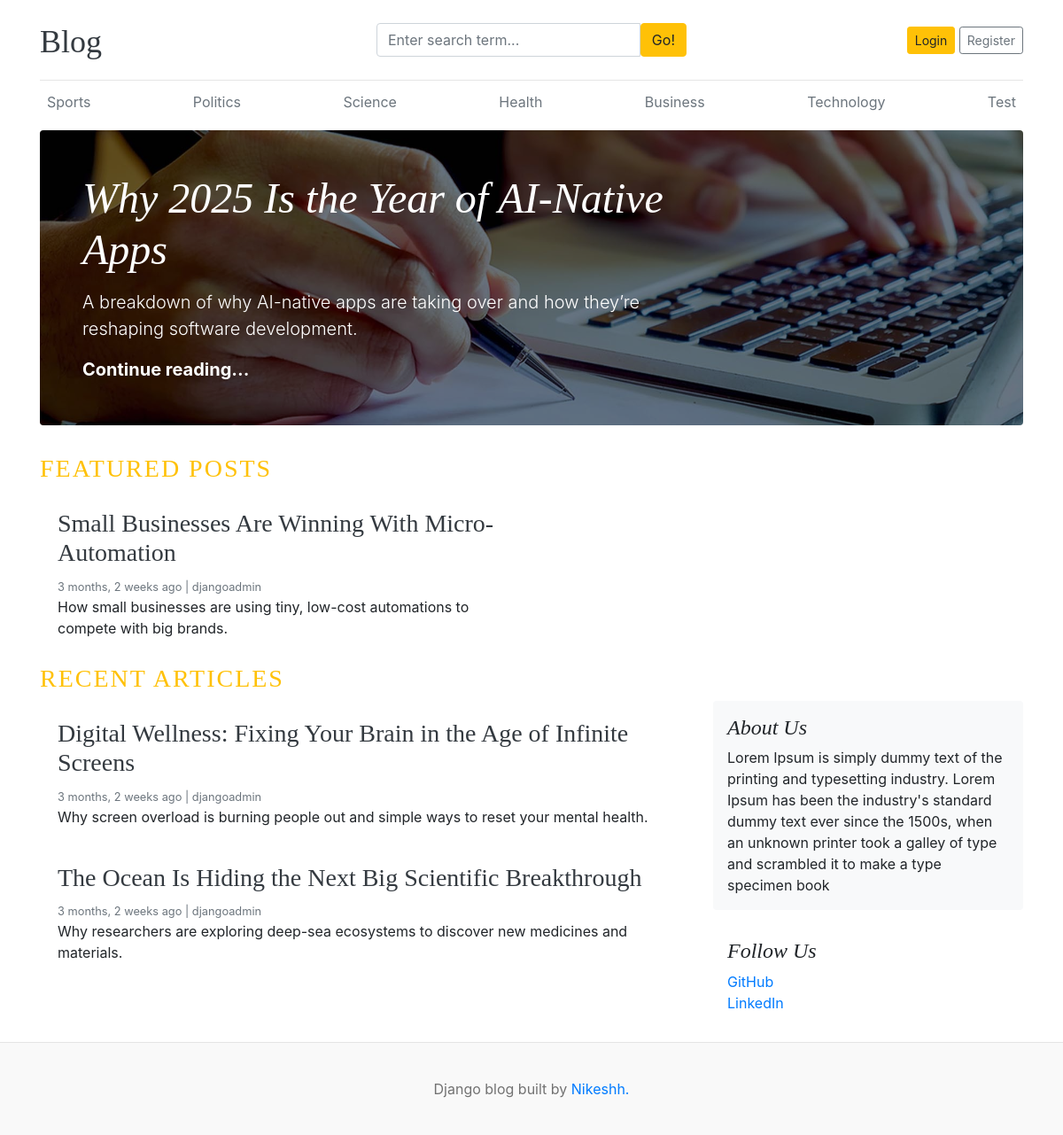
The page / on the database its author committed.
### blogs/models.py (models this page shows, shortened)
class Category(models.Model):
  category_name = models.CharField(max_length=50, unique=True)
  created_at = models.DateTimeField(auto_now_add=True)
  updated_at = models.DateTimeField(auto_now=True)
  class Meta:
    verbose_name_plural = "Categories"

class Blog(models.Model):
  title = models.CharField(max_length=100)
  slug = models.SlugField(max_length=150, unique=True, blank=True)
  category = models.ForeignKey(Category, on_delete=models.CASCADE)
  author = models.ForeignKey(User, on_delete=models.CASCADE)
  featured_image = models.ImageField(upload_to='uploads/%Y/%m/%d')
  short_description = models.TextField(max_length=500)
  blog_body = models.TextField(max_length=2000)
  status = models.CharField(max_length=50,choices=STATUS_CHOICES, default="Draft")
  is_featured = models.BooleanField(default=False)
  created_at = models.DateTimeField(auto_now_add=True)
  updated_at = models.DateTimeField(auto_now=True)

### assignments/models.py (models this page shows, shortened)
class About(models.Model):
  about_heading = models.CharField(max_length=25)
  about_description = models.TextField(max_length=255)
  created_at = models.DateTimeField(auto_now_add=True)
  updated_at = models.DateTimeField(auto_now=True)
  class Meta:
    verbose_name_plural = 'About'

class SocialLink(models.Model):
  platform = models.CharField(max_length=25)
  link = models.URLField(max_length=100)
  created_at = models.DateTimeField(auto_now_add=True)
  updated_at = models.DateTimeField(auto_now=True)
  class Meta:
    verbose_name_plural = 'Social Links'

### blog_main/views.py (the view)
# urls.py: 2. Add a URL to urlpatterns:  path('', views.home, name='home')
def home(request):
  categories = Category.objects.all()
  featured_post = Blog.objects.filter(is_featured=True, status='Published')
  posts = Blog.objects.filter(is_featured=False, status='Published')
  try:
    about = About.objects.get()
  except:
    about = None
  context = {
    'featured_post':featured_post,
    'posts':posts,
    'about':about
  }
  return render(request, 'home.html', context)

### blogs/context_processors.py (called while the page is built)
def get_categories(request):
  categories = Category.objects.all()
  return dict(categories=categories)

def get_social_links(request):
  social_links = SocialLink.objects.all()
  return dict(social_links=social_links)

### templates/home.html
{% extends 'base.html' %}
{% block content %}
    {% for post in featured_post %}
      {% if forloop.first %}
        <div
        class="jumbotron p-3 p-md-5 text-white rounded bg-dark"
        style="background-image: url({{ post.featured_image.url }}); background-blend-mode: overlay; background-size: cover" >
        <div class="col-md-8 px-0">
          <h1 class="display-4 font-italic">
            <a href="{% url 'blogs' post.slug %}" class="text-white">{{post.title}}</a>
          </h1>
          <p class="lead my-3">
            {{post.short_description | truncatewords:20}}
          </p>
          <p class="lead mb-0">
            <a href="{% url 'blogs' post.slug %}" class="text-white font-weight-bold"
            >Continue reading...</a
            >
          </p>
        </div>
      </div>
      {% endif %}
    {% endfor %}
     <h3 class="text-uppercase text-warning" style="letter-spacing: 2px;">Featured Posts</h3>
      <div class="row mb-2">
        {% for post in featured_post %}
          {% if not forloop.first %}
            <div class="col-md-6">
              <div class="card border-0">
                <div class="card-body">
                  <h3><a href="{% url 'blogs' post.slug %}" class="text-dark">{{post.title}}</a></h3>
                  <small class="mb-1 text-muted">{{post.created_at | timesince}} ago | {{ post.author }}</small>
                  <p class="card-text">
                    {{post.short_description | truncatewords:20}}
                  </p>
                </div>
              </div>
            </div>
          {% endif %}
        {% endfor %}
      </div>
     <h3 class="text-uppercase text-warning" style="letter-spacing: 2px;">Recent Articles</h3>
      <main role="main" class="container p-0">
        <div class="row">
          <div class="col-md-8 blog-main">
            {% for post in posts %}
            <div class="card border-0">
                <div class="card-body">
                  <h3><a href="{% url 'blogs' post.slug %}" class="text-dark">{{post.title}}</a></h3>
                  <small class="mb-1 text-muted">{{post.created_at | timesince}} ago | {{ post.author }}</small>
                  <p class="card-text">
                    {{post.short_description | truncatewords:20}}
                  </p>
                </div>
              </div>
            {% endfor %}
          </div>
          <aside class="col-md-4 blog-sidebar">
            <div class="p-3 mb-3 bg-light rounded">
              <h4 class="font-italic">{{about.about_heading}}</h4>
              <p class="mb-0">
                {{about.about_description}}
              </p>
            </div>
            {% if social_links %}
            <div class="p-3">
              <h4 class="font-italic">Follow Us</h4>
              <ol class="list-unstyled">
                {% for link in social_links %}
                <li><a href="{{link.link}}" target="_blank">{{link.platform}}</a></li>
                {% endfor %}
              </ol>
            </div>
            {% endif %}
          </aside>
        </div>
      </main>
    </div>
{% endblock content %}

### templates/base.html (shortened to what this page needs)
{% load static %}
<!DOCTYPE html>
<html lang="en">
  <head>
    <link
      href="https://getbootstrap.com/docs/4.0/dist/css/bootstrap.min.css"
      rel="stylesheet"/>
    <link href="{% static 'css/blog.css' %}" rel="stylesheet" />
    <link rel="stylesheet" href="https://cdnjs.cloudflare.com/ajax/libs/font-awesome/4.7.0/css/font-awesome.min.css">
  </head>
  <body>
    <div class="container">
      <header class="blog-header py-3">
        <div class="row flex-nowrap justify-content-between align-items-center">
          <div class="col-4 pt-1">
            <a class="blog-header-logo text-dark" href="/">Blog</a>
          </div>
          <div class="col-4">
            <form method="GET" action="{% url 'search' %}">
              <div class="input-group">
                <input type="text" class="form-control" name="keyword" value="{{keyword}}" placeholder="Enter search term...", aria-label="Enter search term">
                <button type="submit" id="button-search" class="btn btn-warning" >Go!</button>
              </div>
            </form>
          </div>
          <div class="col-4 d-flex justify-content-end align-items-center">
            {% if not user.is_authenticated %}
            <a class="btn btn-sm btn-warning" href="{% url 'login' %}">Login</a> &nbsp;
            <a class="btn btn-sm btn-outline-secondary" href="{% url 'register' %}">Register</a>
            {% else %}
            <span>
              <a href="{% url 'dashboard' %}">Dashboard</a>
            </span>
            <a class="btn btn-sm btn-warning" href="{% url 'logout' %}">Logout</a>
            {% endif %}
          </div>
        </div>
      </header>
      <div class="nav-scroller py-1 mb-2">
        <nav class="nav d-flex justify-content-between">
          {% for category in categories %}
          <a class="p-2 text-muted" href="{% url 'post_by_category' category.id %}">{{category.category_name}}</a>
          {% endfor %}
        </nav>
      </div>
      {% block content %}
      {% endblock content %}
     <footer class="blog-footer">
      <p>Django blog built by <a href="#">Nikeshh.</a></p>
    </footer>
  </body>
</html>

### blog_main/static/css/blog.css (style rules this page uses)
.blog-header { border-bottom: 1px solid #e5e5e5; }
.blog-header-logo { font-family: "Playfair Display", Georgia, "Times New Roman", serif; font-size: 2.25rem; }
h1, h2, h3, h4, h5, h6 { font-family: "Playfair Display", Georgia, "Times New Roman", serif; }
.display-4 { font-size: 2.5rem; }
@media (min-width: 768px) { .display-4 { font-size: 3rem; } }
.blog-footer { padding: 2.5rem 0; color: #727272; text-align: center; background-color: #f9f9f9; border-top: .05rem solid #e5e5e5; }
.blog-footer p:last-child { margin-bottom: 0; }

### rows shown on the page
Category: category_name "Sports"
Category: category_name "Politics"
Category: category_name "Science"
Category: category_name "Health"
Category: category_name "Business"
Category: category_name "Technology"
Category: category_name "Test"
Blog: featured_image (picture), title "Why 2025 Is the Year of AI-Native Apps", short_description "A breakdown of why AI-native apps are taking over and how they’re reshaping software development."
Blog: title "Small Businesses Are Winning With Micro-Automation", created_at "3 months, 2 weeks", author "djangoadmin", short_description "How small businesses are using tiny, low-cost automations to compete with big brands."
Blog: title "Digital Wellness: Fixing Your Brain in the Age of Infinite Screens", created_at "3 months, 2 weeks", author "djangoadmin", short_description "Why screen overload is burning people out and simple ways to reset your mental health."
Blog: title "The Ocean Is Hiding the Next Big Scientific Breakthrough", created_at "3 months, 2 weeks", author "djangoadmin", short_description "Why researchers are exploring deep-sea ecosystems to discover new medicines and materials."
About: about_heading "About Us", about_description "Lorem Ipsum is simply dummy text of the printing and typesetting industry. Lorem Ipsum has been the industry's standard dummy text ever since the 1500s, when an unknown printer took a galley of type and scrambled it to make a type specimen book"
SocialLink: platform "GitHub"
SocialLink: platform "LinkedIn"
